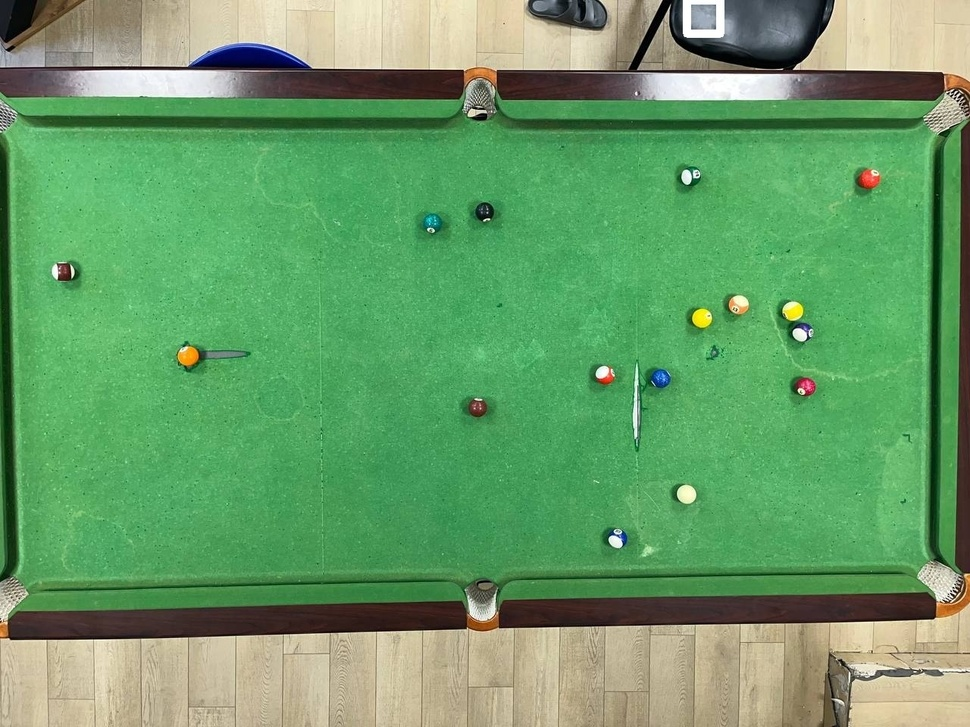
#> input picture pool_magdad/pool.jpg, 970 x 727 px, shrunk from 1280 x 960 before the run
$ python -i 'identify and crop - 10.11.py'   (imports and definitions only)   (older library calls are emulated)
#> lines starting #> are read from the running program, lines starting #| are printed output that depends on the picture
#> further down, picture is the input picture: shape (727, 970, 3); mean B, G, R 103.6, 157.1, 104.4
from ultralytics import YOLO
import PIL
from PIL import ImageEnhance
import cv2
import time
import numpy as np
import matplotlib.pyplot as plt


# [13 lines left out: function separate_balls, not called in this run]

def show_separated_balls(img):
    pass


# [11 lines left out: function edge_det, not called in this run]


def Canny_detector(img, weak_th=None, strong_th=None):
    img = cv2.cvtColor(img, cv2.COLOR_BGR2GRAY)
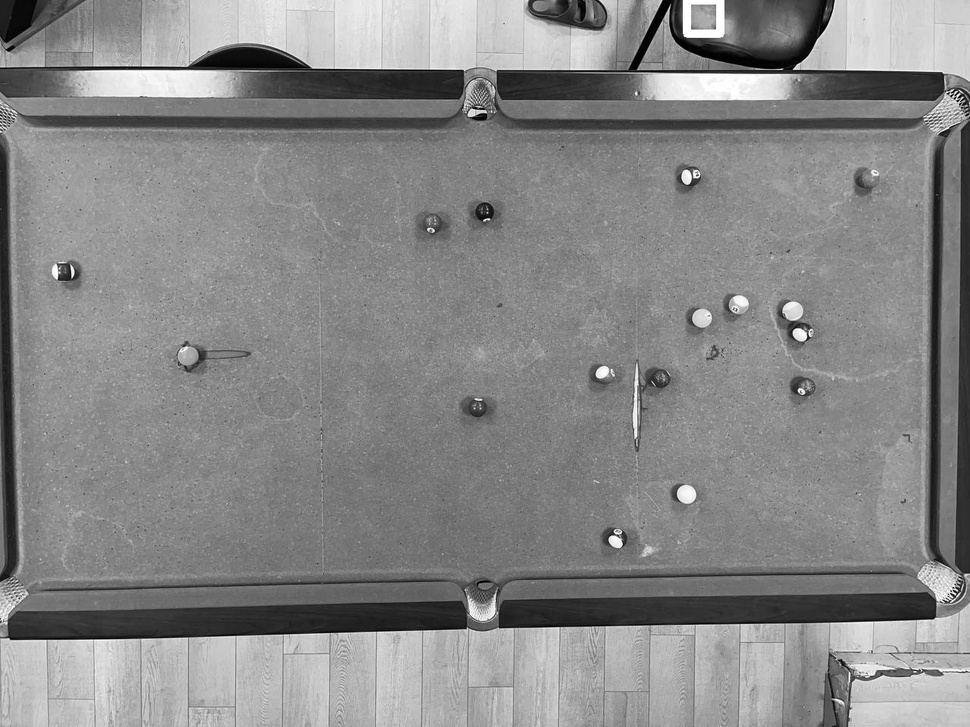
#> img: shape (727, 970); min 0, max 255, mean 135.3

    img = cv2.GaussianBlur(img, (5, 5), 1.4)

    gx = cv2.Sobel(np.float32(img), cv2.CV_64F, 1, 0, 3)
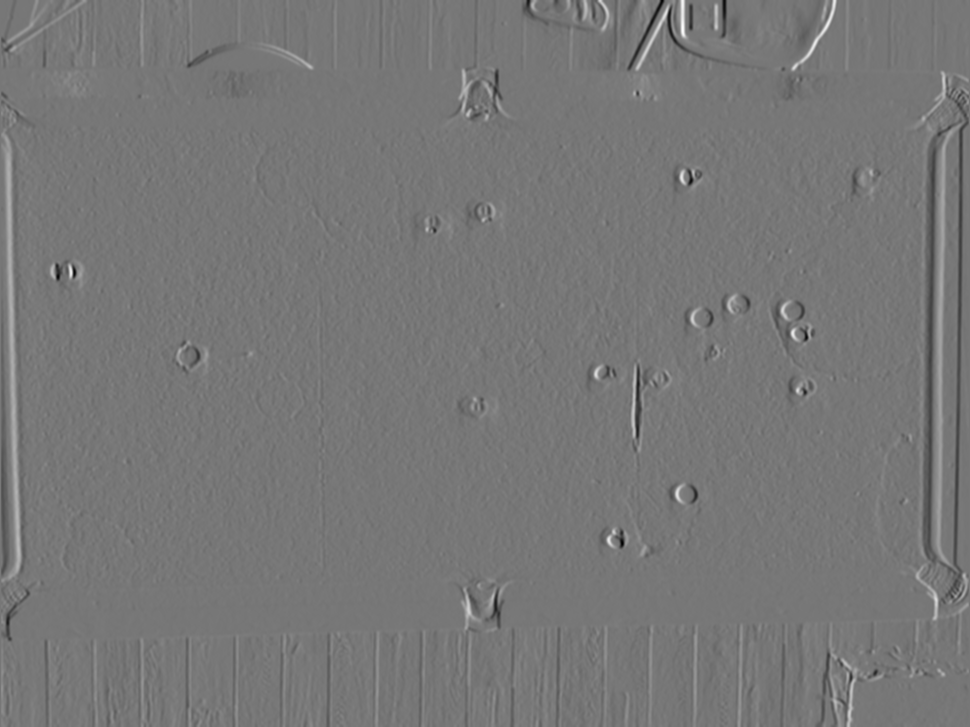
#> gx: shape (727, 970) float64; min -423, max 480, mean 0; drawn with min black and max white
    gy = cv2.Sobel(np.float32(img), cv2.CV_64F, 0, 1, 3)
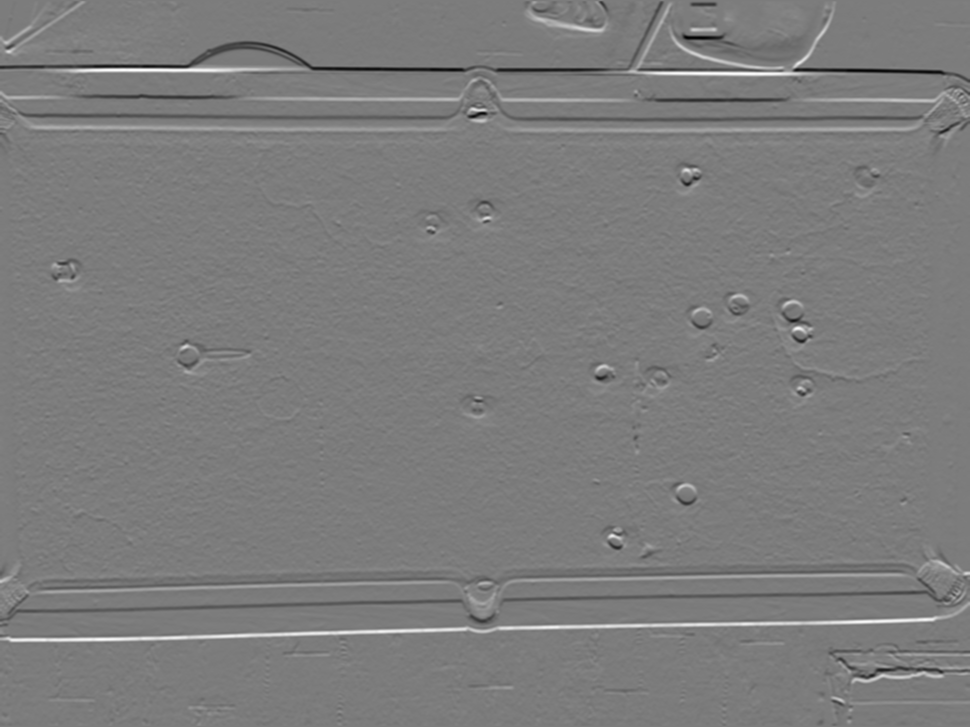
#> gy: shape (727, 970) float64; min -447, max 468, mean 0.1; drawn with min black and max white

    mag, ang = cv2.cartToPolar(gx, gy, angleInDegrees=True)
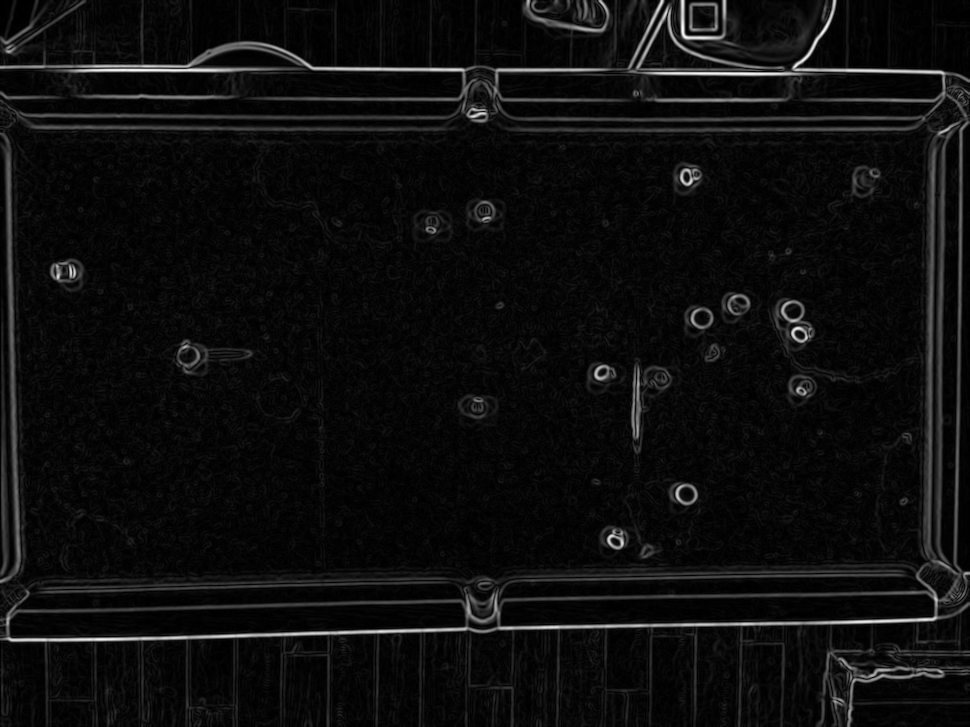
#> mag: shape (727, 970) float64; min 0, max 480, mean 26.7; drawn with min black and max white
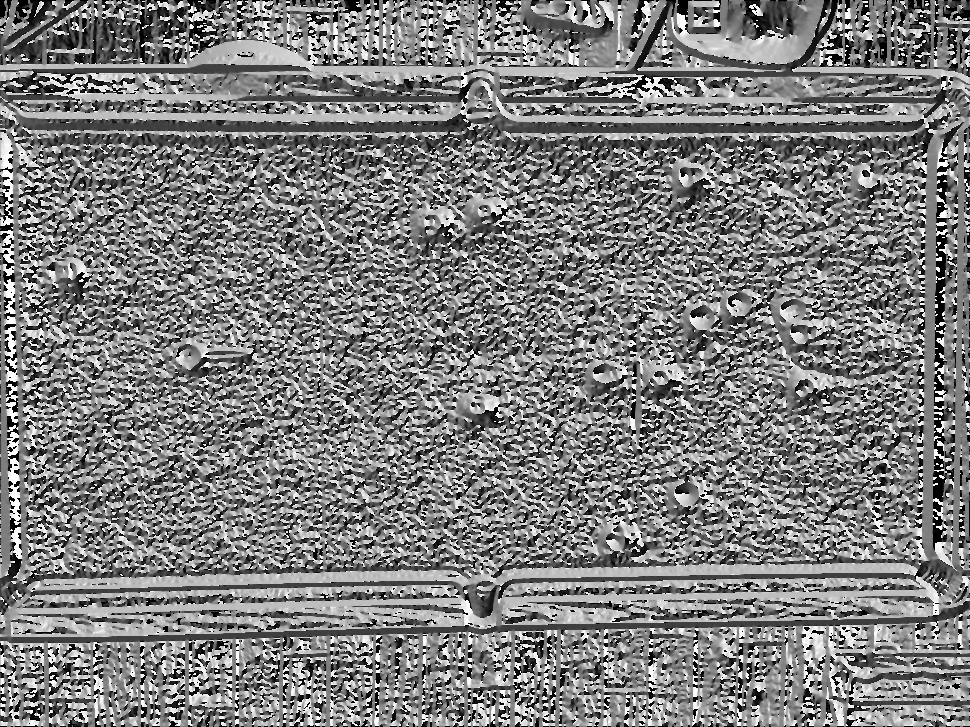
#> ang: shape (727, 970) float64; min 0, max 359.9, mean 177.8; drawn with min black and max white

    height, width = img.shape
#> height = 727; width = 970

    mag_max = np.max(mag)
#> mag_max = 480
    if weak_th is None:
        weak_th = mag_max * 0.1
#> weak_th = 48
    if strong_th is None:
        strong_th = mag_max * 0.5
#> strong_th = 240

    nms = np.zeros_like(mag)

    for i_x in range(1, width - 1):
        for i_y in range(1, height - 1):

            grad_ang = ang[i_y, i_x]
            grad_ang = grad_ang % 180

            if (0 <= grad_ang < 22.5) or (157.5 <= grad_ang <= 180):
                before = mag[i_y, i_x - 1]
                after = mag[i_y, i_x + 1]

            elif (22.5 <= grad_ang < 67.5):
                before = mag[i_y - 1, i_x + 1]
                after = mag[i_y + 1, i_x - 1]

            elif (67.5 <= grad_ang < 112.5):
                before = mag[i_y - 1, i_x]
                after = mag[i_y + 1, i_x]

            else:  # 112.5 - 157.5
                before = mag[i_y - 1, i_x - 1]
                after = mag[i_y + 1, i_x + 1]

            if mag[i_y, i_x] >= before and mag[i_y, i_x] >= after:
                nms[i_y, i_x] = mag[i_y, i_x]
            else:
                nms[i_y, i_x] = 0
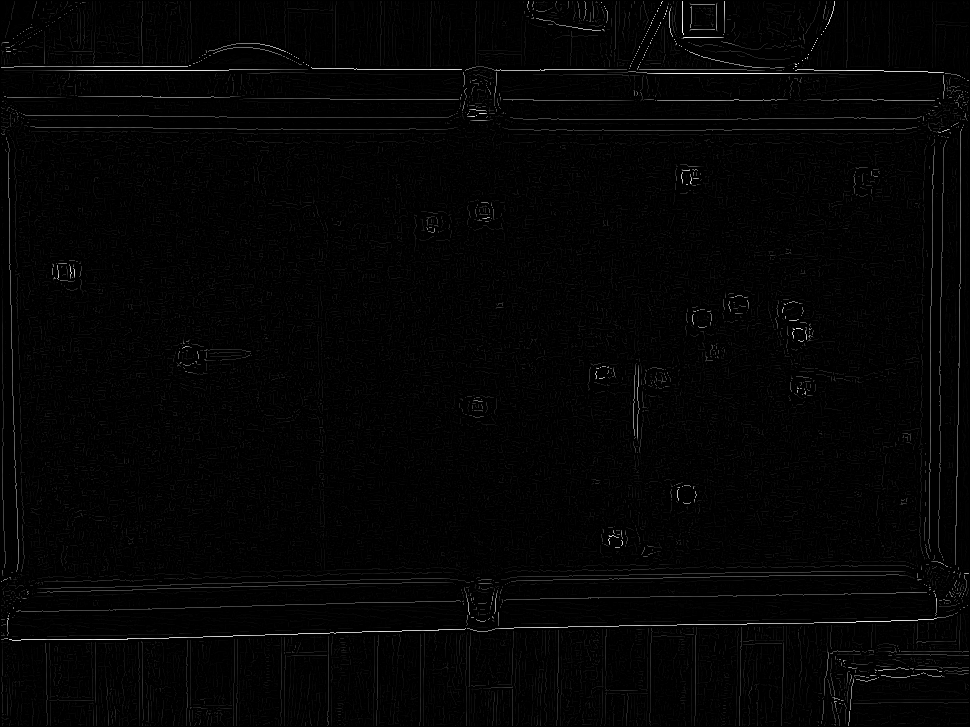
#> nms: shape (727, 970) float64; min 0, max 480, mean 7.8; drawn with min black and max white

    result = np.zeros_like(nms)

    strong = 255
    weak = 75

    for i_x in range(width):
        for i_y in range(height):
            val = nms[i_y, i_x]

            if val >= strong_th:
                result[i_y, i_x] = strong
            elif val >= weak_th:
                result[i_y, i_x] = weak
            else:
                result[i_y, i_x] = 0

    return result

def show_canny(img):
    canny_img = Canny_detector(img)
    plt.subplot(1, 2, 1)
    plt.title('Input Image')
    plt.imshow(cv2.cvtColor(img, cv2.COLOR_BGR2RGB))
    plt.axis('off')
    plt.subplot(1, 2, 2)
    plt.title('Canny Edges')
    plt.imshow(canny_img, cmap='gray')
    plt.axis('off')
    plt.show()
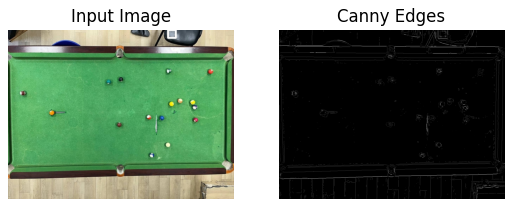
#> figure drawn by matplotlib, 2 panels


def binary_img(img):
    pass

# [17 lines left out: functions find_contours, yolo_find_balls, not called in this run]


# -------------------------------------------------------------------- #
# [1 line not run here, left out]
# [1 line that did not run here, left out]
# [1 line not run here, left out]


# [1 line that did not run here, left out]
# result.show()
# [1 line not run here, left out]
# edge_det(img)
# find_contours(img)

>>> import cv2
>>> picture = cv2.imread('pool_magdad/pool.jpg')
>>> result = show_canny(picture)

$ run again, on pool_magdad/dide_view.jpg
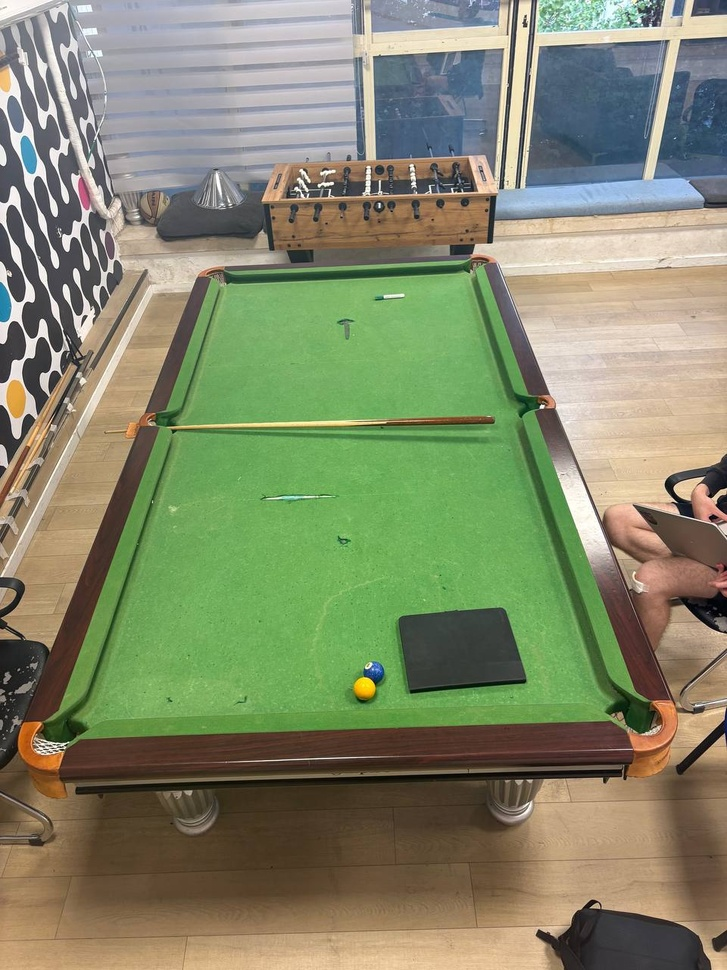
#> input picture pool_magdad/dide_view.jpg, 727 x 970 px, shrunk from 960 x 1280 before the run
#> picture is the input picture: shape (970, 727, 3); mean B, G, R 106.5, 136.5, 130.8
#> in Canny_detector, `mag, ang = cv2.cartToPolar(gx, gy, angleInDegrees=True)`:
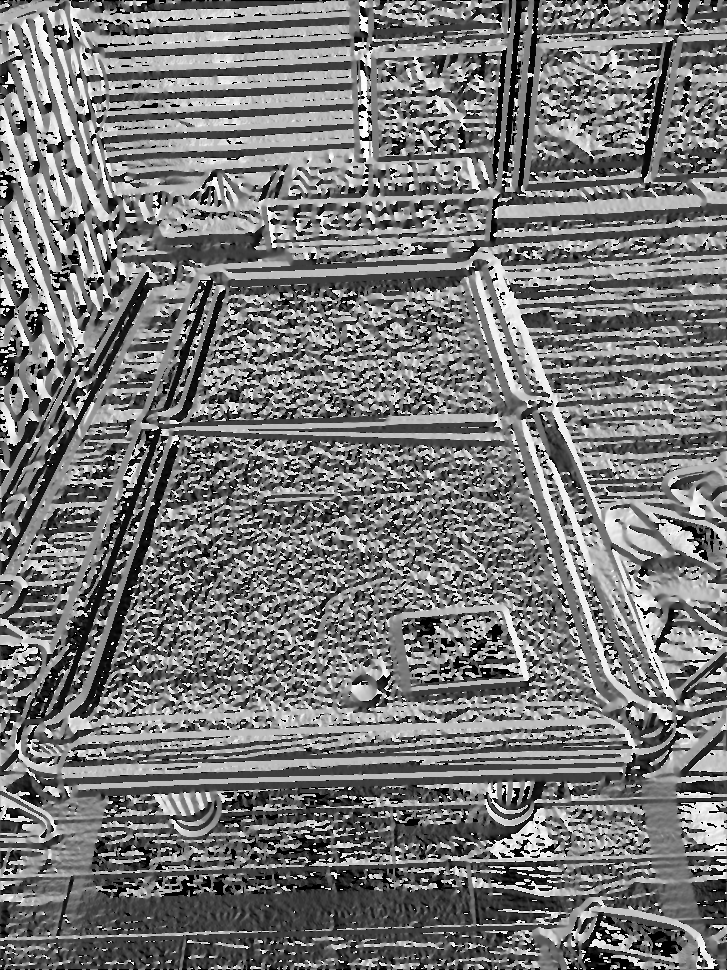
#> ang: shape (970, 727) float64; min 0, max 359.8, mean 169.7; drawn with min black and max white
#> mag_max = 432.8
#> weak_th = 43.28
#> strong_th = 216.4
#> in show_canny, `plt.show()`:
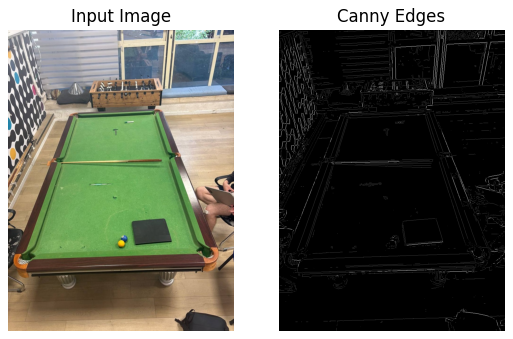
#> figure drawn by matplotlib, 2 panels
